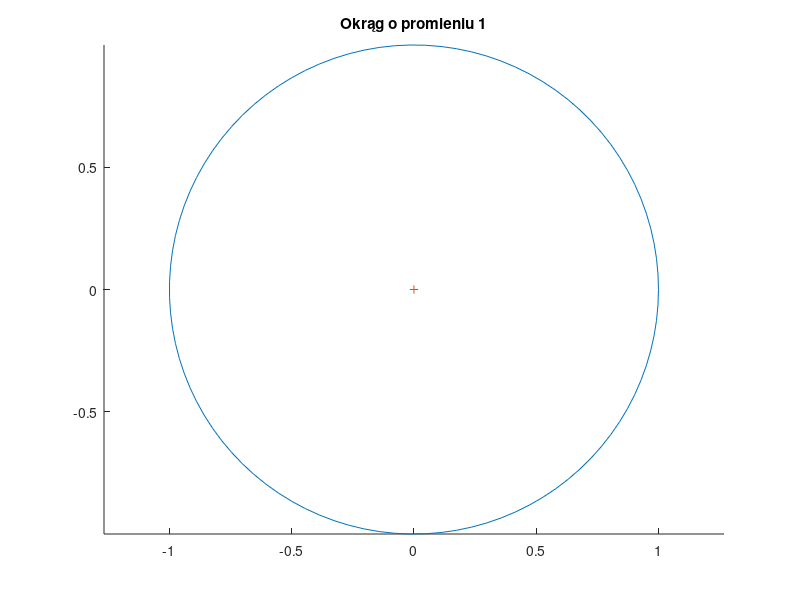

Reproduce this figure in MATLAB.
%Zadanie 5 A

% CIRCLE - skrypt rysujący okrąg
theta = linspace(0,2*pi,100);
x = cos(theta);
y = sin(theta);

hold on;

plot(x,y);
plot(0,0,"+")

axis("equal");
title("Okrąg o promieniu 1");